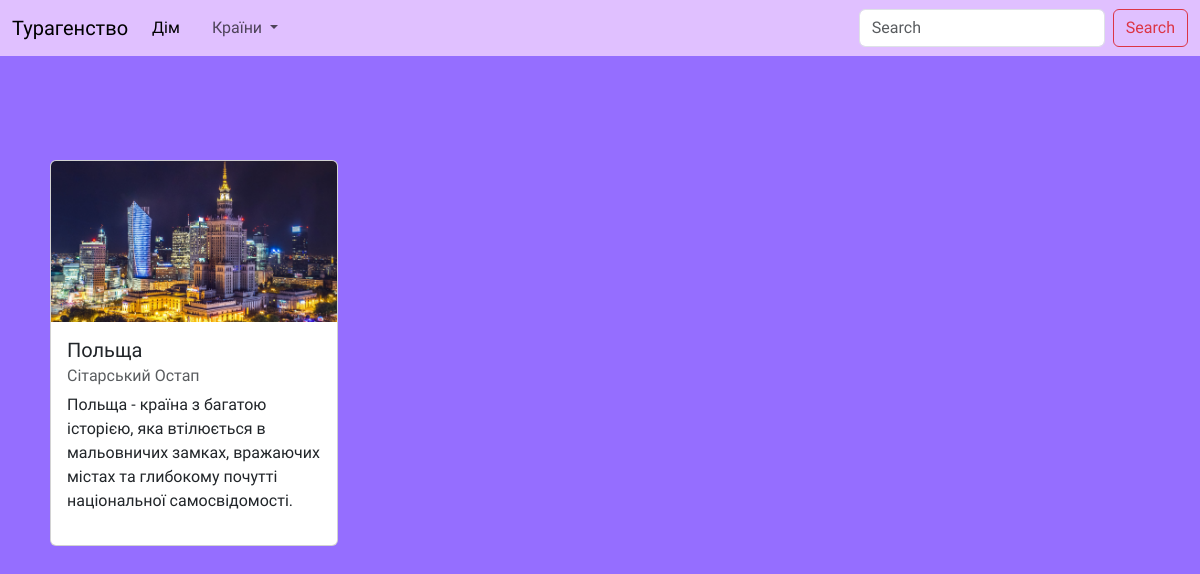
Screenshot of /category/9 with the database file from the repository.
### tables this page shows
CREATE TABLE "posts" (
	"id"	INTEGER,
	"category_id"	INTEGER,
	"author_id"	TEXT,
	"title"	TEXT NOT NULL,
	"text"	TEXT,
	"image"	TEXT,
	PRIMARY KEY("id" AUTOINCREMENT),
	FOREIGN KEY("category_id") REFERENCES "category"("id"),
	FOREIGN KEY("author_id") REFERENCES "users"("id")
);

### app.py (the view)
@app.route("/category/<id>")
def category(id):
    posts = get_category_post(id)
    category_list = get_categorys()
    category = get_category_name(id)[1].upper()
    return render_template("category_posts.html", category_list = get_categorys(), posts = posts)

### sql_queries.py (called while the page is built)
def open():
    global conn, cursor
    conn = sqlite3.connect("travel.db")
    cursor = conn.cursor()

def close():
    cursor.close()
    conn.close()

def get_category_name(id):
    open()
    cursor.execute('''SELECT * from category WHERE id == (?)''', [id])
    category = cursor.fetchone()
    conn.commit()
    close()
    return category

def get_category_post(id):
    open()
    cursor.execute('''SELECT * from posts WHERE category_id == (?)''', [id])
    post = cursor.fetchall()
    conn.commit()
    close()
    return post

def get_categorys():
    open()
    cursor.execute('''SELECT * from category''')
    data = cursor.fetchall()
    conn.commit()
    close()
    return data

### templates/category_posts.html (shortened to what this page needs)
{% extends 'base.html' %}
{% block main %}
<main class = "container-fluid p-0 ">
      <div class ="posts container py-5">
        <div class="card-group">
        {% for post in posts %}
        <div class="card m-2" style="max-width: 18rem;">
          <img src="{{ url_for('static', filename='img/' +post[5]) }}" class="card-img-top" >
          <div class="card-body">
            <h5 class="card-title">{{post[3]}}</h5>
            <h6 class="card-subtitle mb-2 text-body-secondary">Сітарський Остап</h6>
            <p class="card-text">{{post[4]}}</p>
          </div>
        {% endfor %}
          </div>
        </div>
      </div>
</main>
{% endblock main %}

### static/style.css (style rules this page uses)
body { font-family: 'Comfortaa', cursive; background-color:rgb(149, 110, 255); }

### rows the page displays
posts: image (picture), title "Польща", text "Польща - країна з багатою історією, яка втілюється в мальовничих замках, вражаючих містах та глибокому почутті національної самосвідомості."
